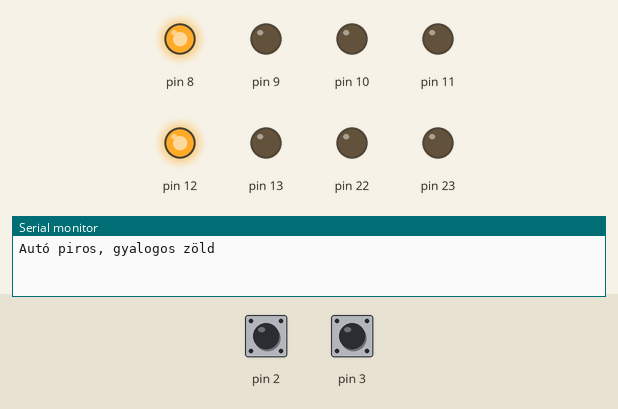
Simulated run of this sketch. Board: Arduino Uno, built with avr-gcc and run on an emulated ATmega328P. Shown: output pins drawn as LEDs (lit = HIGH), the last lines printed to the serial monitor. Dashed ring = blinking. The test bench sets the inputs (shaded band); at power-on: pin 3 HIGH, pin 2 HIGH.

Above: at 2.2 s.
2.3 s: pin 3 pulled LOW for 0.15 s
At 7.9 s:
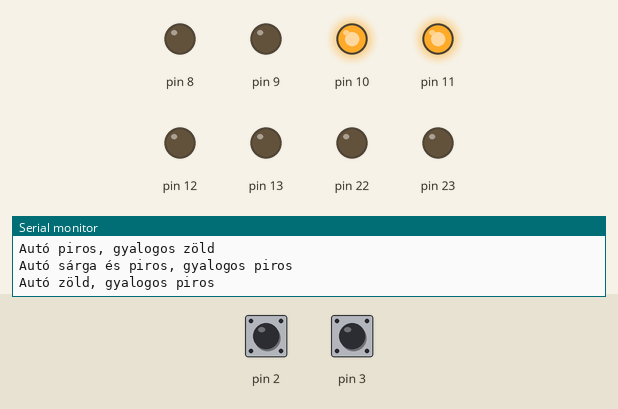
12.5 s: pin 2 pulled LOW for 0.15 s
At 18.6 s:
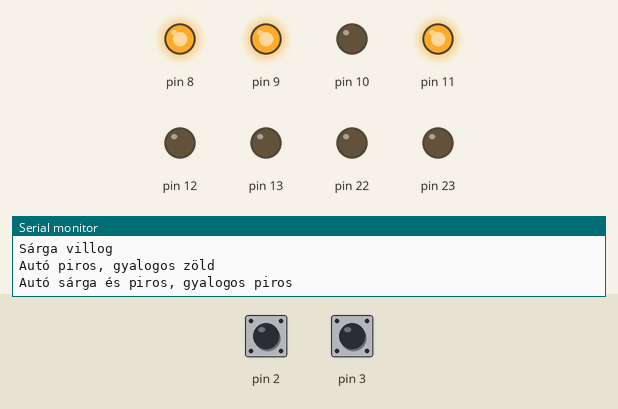
24.3 s: pin 3 pulled LOW for 1 s
At 32.6 s:
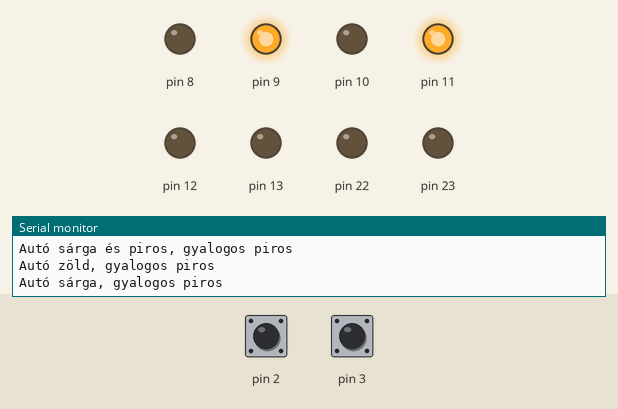
34.7 s: pin 2 pulled LOW for 1 s
At 35.1 s:
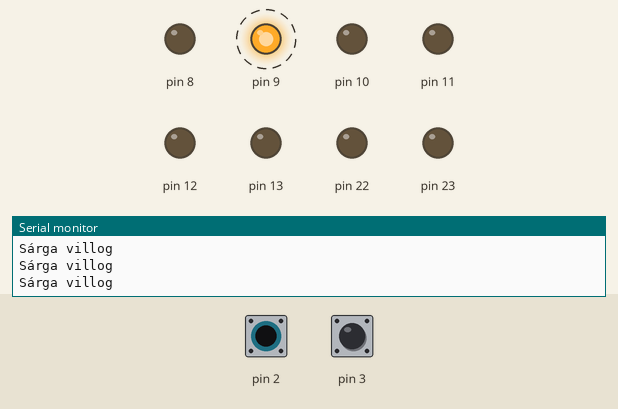
Timing chart, 0 to 37.7 s (numbered marks = the images above; inputs shaded):
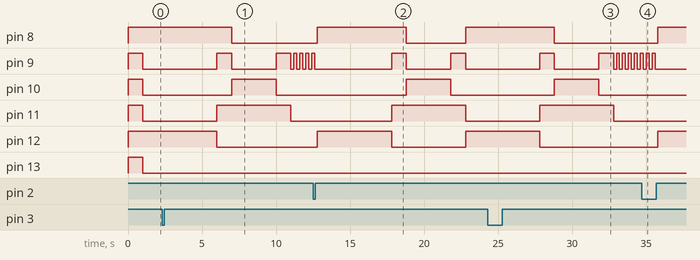

The sketch:

sargaVillogProfi.ino
```cpp
byte allapot[] = {0b10001,0b01011,0b01100,0b01010};
byte ido[] = {5,1,3,1};
String allapotNevek[] = {"Autó piros, gyalogos zöld","Autó sárga és piros, gyalogos piros","Autó zöld, gyalogos piros","Autó sárga, gyalogos piros"};
volatile byte ok = 1;

void setup() {
  Serial.begin(9600);
  pinMode(2, INPUT_PULLUP);
  pinMode(3, INPUT_PULLUP);
  attachInterrupt(digitalPinToInterrupt(2), ON,  RISING);
  attachInterrupt(digitalPinToInterrupt(3), OFF, RISING);
  DDRB = 0b11111111;
  PORTB = 63;
  delay(1000);
}

void ON() {
   ok = 1;
}
void OFF() {
  ok = 0;
}


void loop() {
  if (ok == 1){
    for(byte i = 0; i < sizeof(allapot); i++)
    {
      PORTB = allapot[i];
      Serial.println(allapotNevek[i]);
      delay(ido[i] * 1000);
    }
  }

  else
  {
    PORTB^= (PORTB | 0b000010);//NEM ÉG A PIROS
    delay(200);
    Serial.println("Sárga villog");
  }
}
```

Measured:
- after the input at 2.3 s, pin 8: goes on until 7.0 s, then stays LOW; pin 12: goes on until 6.0 s, then stays LOW
- after the input at 12.5 s, pin 8: LOW → HIGH after 0.30 s, → LOW 6.0 s later, → HIGH 4.0 s later; pin 10: LOW → HIGH after 6.3 s, → LOW 3.0 s later; pin 11: LOW → HIGH after 5.3 s, → LOW 5.0 s later; pin 12: LOW → HIGH after 0.30 s, → LOW 5.0 s later, → HIGH 5.0 s later
- after the input at 24.3 s, pin 8: goes on until 28.8 s, then stays LOW; pin 12: goes on until 27.8 s, then stays LOW
- after the input at 34.7 s, pin 8, pin 12: LOW → HIGH after 1.1 s; pin 9: goes on until 35.6 s, then stays LOW
